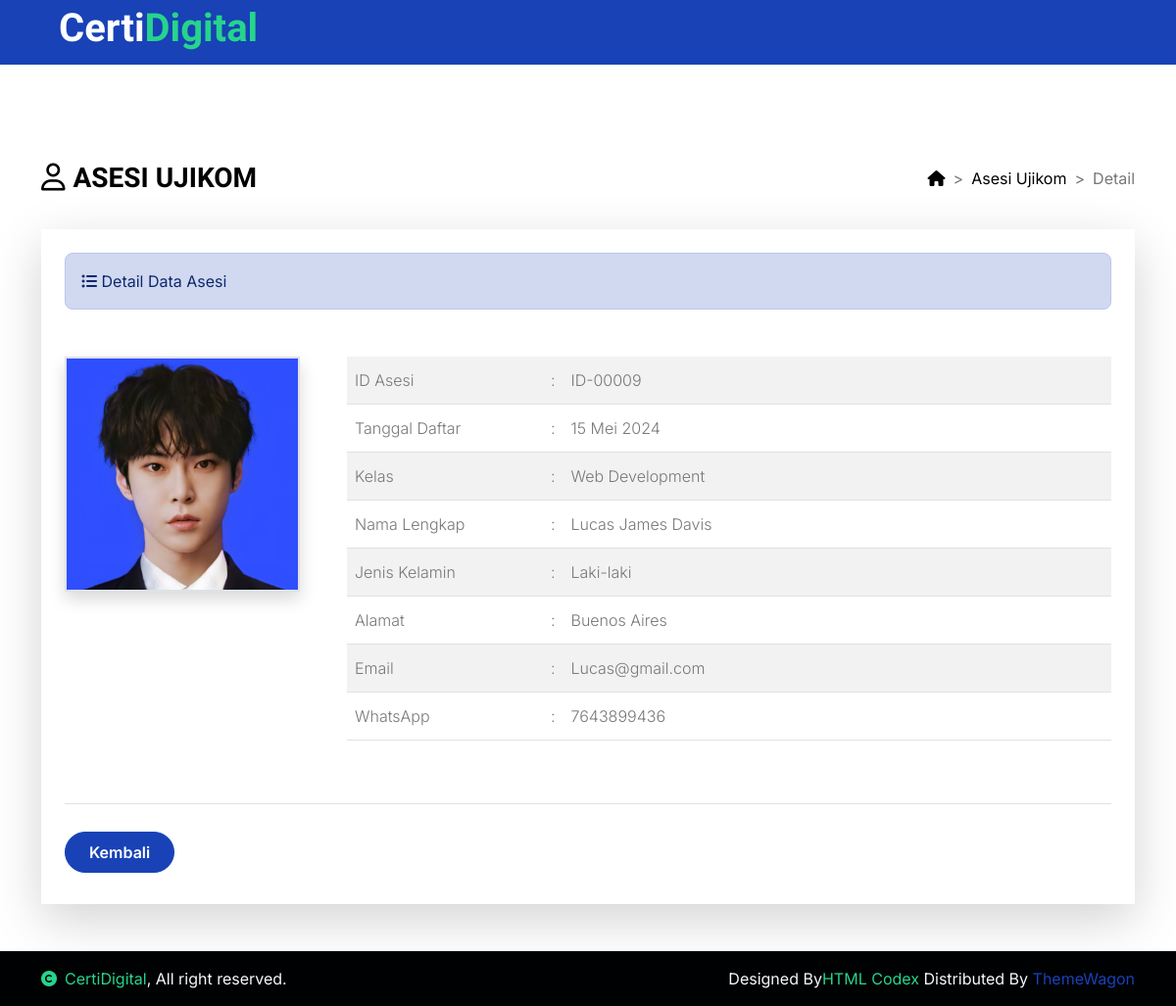
The app's page /crud/dashboard.php?halaman=detail&id=ID-00009 with its own data.
### tables this page shows
CREATE TABLE `tbl_siswa` (
  `id_siswa` varchar(10) NOT NULL,
  `tanggal_daftar` date NOT NULL,
  `id_skema` int(11) NOT NULL,
  `nama_lengkap` varchar(100) NOT NULL,
  `jenis_kelamin` enum('Laki-laki','Perempuan') NOT NULL,
  `alamat` varchar(225) NOT NULL,
  `email` varchar(100) NOT NULL,
  `whatsapp` varchar(13) NOT NULL,
  `foto_profil` varchar(100) NOT NULL
);

CREATE TABLE `tbl_skema` (
  `id_skema` int(11) NOT NULL,
  `nama_skema` varchar(50) NOT NULL,
  `deskripsi` text NOT NULL,
  `icon` varchar(100) NOT NULL
);

### helper/fungsi_tanggal_indo.php (called while the page is built, shortened)
<?php
function tanggal_indo($tanggal)
{
    $bulan = [
        1 => 'Januari',
        'Februari',
        'Maret',
        'April',
        'Mei',
        'Juni',
        'Juli',
        'Agustus',
        'September',
        'Oktober',
        'November',
        'Desember'
    ];
    $explode = explode('-', $tanggal);
    return $explode[2] . ' ' . $bulan[(int)$explode[1]] . ' ' . $explode[0];
}
?>

### crud/view_detail.php (the view)
<div class="d-flex flex-column flex-lg-row mt-5 mb-4">
    <div class="flex-grow-1 d-flex align-items-center">
        <h3><i class="fa-regular fa-user icon-title me-2"></i></h3>
        <h3>ASESI UJIKOM</h3>
    </div>
    <div class="ms-5 ms-lg-0 pt-lg-2">
        <nav style="--bs-breadcrumb-divider: '>';" aria-label="breadcrumb">
            <ol class="breadcrumb">
                <li class="breadcrumb-item">
                    <a href="#" class="text-dark text-decoration-none">
                        <i class="fa-solid fa-house"></i>
                    </a>
                </li>
                <li class="breadcrumb-item">
                    <a href="?halaman=data" class="text-dark text-decoration-none">
                        Asesi Ujikom
                    </a>
                </li>
                <li class="breadcrumb-item" aria-current="page">
                    Detail
                </li>
            </ol>
        </nav>
    </div>
</div>
<?php
if (isset($_GET['id'])) {
    $id_siswa = $_GET['id'];
    $query = $mysqli->query("SELECT a.`id_siswa`, a.`id_skema`, b.`nama_skema`, a.`nama_lengkap`, a.`foto_profil`, a.`tanggal_daftar`, a.`jenis_kelamin`, a.`alamat`, a.`email`, a.`whatsapp`
                                FROM `tbl_siswa` a
                                JOIN `tbl_skema` b ON a.id_skema = b.id_skema
                                WHERE id_siswa='$id_siswa'")
                            or die('Ada kesalahan pada query tampil data : ' . $mysqli->error);
    $data = $query->fetch_assoc();
}
?>
<div class="bg-white rounded-4 shadow-lg p-4 mb-5">
    <div class="alert alert-primary rounded-4 mb-5" role="alert">
        <i class="fa-solid fa-list-ul"></i> Detail Data Asesi
    </div>
    <div class="d-flex flex-column flex-xl-row">
        <div class="flex-shrink-0 text-center mb-5 mb-xl-0">
            <div class="foto-profil-detail">
                <img src="images/<?php echo $data['foto_profil']; ?>" class="border border-2 img-fluid rounded-4 shadow" alt="Foto Profil" width="240" height="240">
            </div>
        </div>
        <div class="flex-grow-1 text-muted fw-light ms-xl-5">
            <div class="table-responsive">
                <table class="table table-striped lh-lg">
                    <tr>
                        <td width="200">ID Asesi</td>
                        <td width="10">:</td>
                        <td><?php echo $data['id_siswa']; ?></td>
                    </tr>
                    <tr>
                        <td>Tanggal Daftar</td>
                        <td>:</td>
                        <td><?php echo tanggal_indo($data['tanggal_daftar']); ?></td>
                    </tr>
                    <tr>
                        <td>Kelas</td>
                        <td>:</td>
                        <td><?php echo $data['nama_skema']; ?></td>
                    </tr>
                    <tr>
                        <td>Nama Lengkap</td>
                        <td>:</td>
                        <td><?php echo $data['nama_lengkap']; ?></td>
                    </tr>
                    <tr>
                        <td>Jenis Kelamin</td>
                        <td>:</td>
                        <td><?php echo $data['jenis_kelamin']; ?></td>
                    </tr>
                    <tr>
                        <td>Alamat</td>
                        <td>:</td>
                        <td><?php echo $data['alamat']; ?></td>
                    </tr>
                    <tr>
                        <td>Email</td>
                        <td>:</td>
                        <td><?php echo $data['email']; ?></td>
                    </tr>
                    <tr>
                        <td>WhatsApp</td>
                        <td>:</td>
                        <td><?php echo $data['whatsapp']; ?></td>
                    </tr>
                </table>
            </div>
        </div>
    </div>
    <div class="pt-4 pb-2 mt-5 border-top">
        <div class="d-grid gap-3 d-sm-flex justify-content-md-start pt-1">
            <a href="?halaman=data" class="btn btn-primary rounded-pill py-2 px-4">Kembali</a>
        </div>
    </div>
</div>

### assets/css/style.css (style rules this page uses)
.btn { font-weight: 600; transition: .5s; }

### records on screen
tbl_siswa: foto_profil (picture), id_siswa "ID-00009", tanggal_daftar "15 Mei 2024", id_skema.nama_skema "Web Development", nama_lengkap "Lucas James Davis", jenis_kelamin "Laki-laki", alamat "Buenos Aires", email "Lucas@gmail.com", whatsapp "7643899436"
